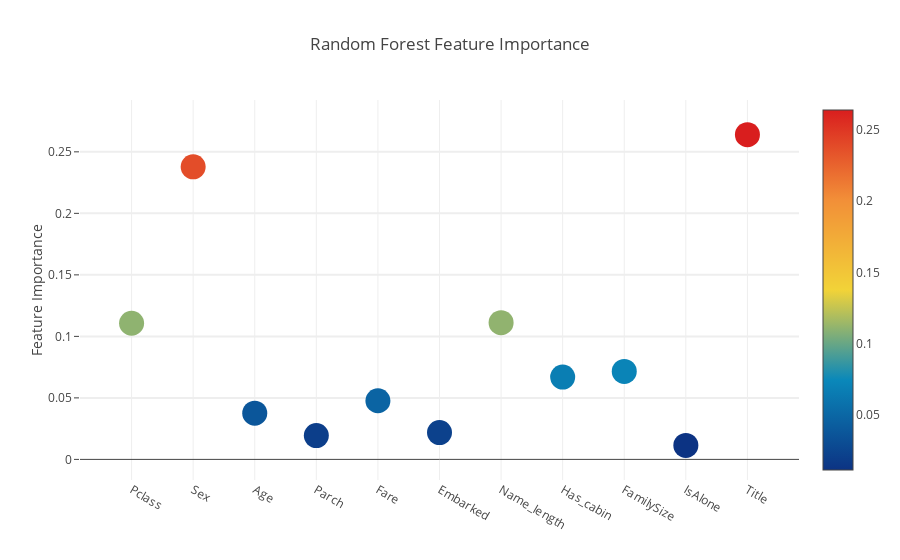

Here is the notebook cell this chart was saved with:
### Markdown cell above
Interactive feature importances via Plotly scatterplots

### Code cell
# Scater plot
configure_plotly_browser_state()
py.init_notebook_mode(connected=True)
trace = go.Scatter(y= feature_df['Random Forest feature importances'].values,
                  x= feature_df['features'].values,
                  mode = 'markers',
                  marker = dict(sizemode = 'diameter',
                               sizeref = 1,
                               size = 25,
#                                size = feature_df['AdaBoost feature importances'].values,
#                                color = np,random.randn(500), # Set color equal to a variable
                               color = feature_df['Random Forest feature importances'].values,
                               colorscale='Portland',
                               showscale=True),
                  text = feature_df['features'].values)
data = [trace]

layout = go.Layout(autosize= True,
                  title = 'Random Forest Feature Importance',
                  hovermode = 'closest',
#                   xaxis = dict(title = 'Pop',
#                               ticklen = 5,
#                               zeroline = False,
#                               gridwith =2,)
                  yaxis = dict(title = 'Feature Importance',
                               ticklen = 5,
                               gridwidth = 2),
                  showlegend=False)

fig = go.Figure(data = data, layout = layout)
py.iplot(fig, filename = 'scatter2010')

### Figure 1 — Plotly figure (JSON) as saved in the notebook; plotly's stock layout.template omitted (floating-point values rounded to 4 significant figures)
{"data": [{"uid": "719a19ea-a3e7-4a0c-8515-41cc6a52dbb2", "text": ["Pclass", "Sex", "Age", "Parch", "Fare", "Embarked", "Name_length", "Has_cabin", "FamilySize", "IsAlone", "Title"], "y": [0.1107, 0.2378, 0.03759, 0.0194, 0.04769, 0.02181, 0.1112, 0.06694, 0.07155, 0.0114, 0.264], "mode": "markers", "marker": {"sizeref": 1, "colorscale": "Portland", "color": [0.1107, 0.2378, 0.03759, 0.0194, 0.04769, 0.02181, 0.1112, 0.06694, 0.07155, 0.0114, 0.264], "sizemode": "diameter", "showscale": true, "size": 25}, "x": ["Pclass", "Sex", "Age", "Parch", "Fare", "Embarked", "Name_length", "Has_cabin", "FamilySize", "IsAlone", "Title"], "type": "scatter"}], "layout": {"autosize": true, "title": {"text": "Random Forest Feature Importance"}, "yaxis": {"ticklen": 5, "gridwidth": 2, "title": {"text": "Feature Importance"}}, "hovermode": "closest", "showlegend": false}}
